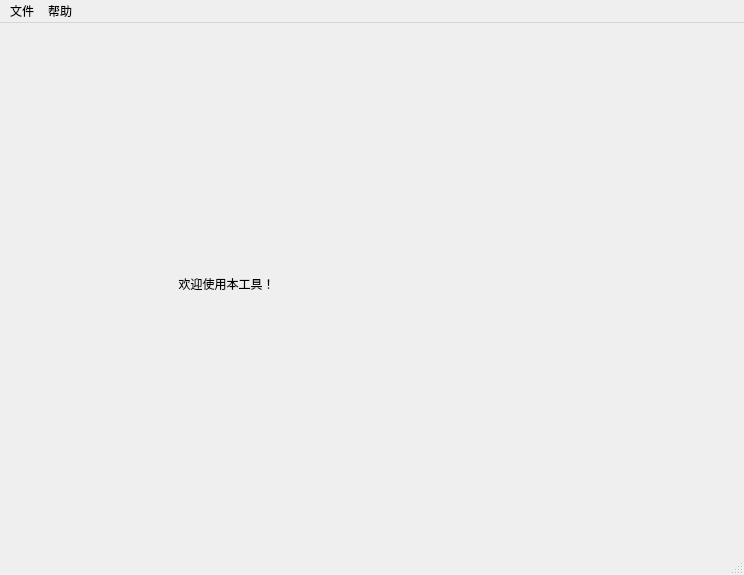
<?xml version="1.0" encoding="UTF-8"?>
<ui version="4.0">
 <class>MainWindow</class>
 <widget class="QMainWindow" name="MainWindow">
  <property name="geometry">
   <rect>
    <x>0</x>
    <y>0</y>
    <width>744</width>
    <height>575</height>
   </rect>
  </property>
  <property name="windowTitle">
   <string>MainWindow</string>
  </property>
  <widget class="QWidget" name="centralwidget">
   <layout class="QGridLayout" name="gridLayout">
    <property name="leftMargin">
     <number>9</number>
    </property>
    <property name="topMargin">
     <number>0</number>
    </property>
    <property name="rightMargin">
     <number>9</number>
    </property>
    <property name="bottomMargin">
     <number>9</number>
    </property>
    <property name="spacing">
     <number>6</number>
    </property>
    <item row="0" column="0">
     <widget class="QStackedWidget" name="stackedWidget">
      <property name="currentIndex">
       <number>0</number>
      </property>
      <widget class="QWidget" name="page">
       <layout class="QGridLayout" name="gridLayout_2">
        <property name="leftMargin">
         <number>0</number>
        </property>
        <property name="topMargin">
         <number>0</number>
        </property>
        <property name="rightMargin">
         <number>0</number>
        </property>
        <property name="bottomMargin">
         <number>0</number>
        </property>
        <property name="spacing">
         <number>0</number>
        </property>
        <item row="0" column="0">
         <widget class="QLabel" name="label">
          <property name="text">
           <string>                                                   欢迎使用本工具！</string>
          </property>
         </widget>
        </item>
       </layout>
      </widget>
      <widget class="QWidget" name="page_main">
       <layout class="QGridLayout" name="gridLayout_3"/>
      </widget>
     </widget>
    </item>
   </layout>
  </widget>
  <widget class="QMenuBar" name="menubar">
   <property name="geometry">
    <rect>
     <x>0</x>
     <y>0</y>
     <width>744</width>
     <height>23</height>
    </rect>
   </property>
   <widget class="QMenu" name="menu_2">
    <property name="title">
     <string>文件</string>
    </property>
    <addaction name="action_importFile"/>
    <addaction name="action_exportFile"/>
    <addaction name="action_clearData"/>
   </widget>
   <widget class="QMenu" name="menu">
    <property name="title">
     <string>帮助</string>
    </property>
    <addaction name="action_helpFile"/>
    <addaction name="action_tool"/>
   </widget>
   <addaction name="menu_2"/>
   <addaction name="menu"/>
  </widget>
  <widget class="QStatusBar" name="statusBar"/>
  <action name="action_usart">
   <property name="text">
    <string>串口</string>
   </property>
  </action>
  <action name="action_createFile">
   <property name="text">
    <string>新建文件</string>
   </property>
  </action>
  <action name="action_openFile">
   <property name="text">
    <string>打开文件</string>
   </property>
  </action>
  <action name="action_saveFile">
   <property name="text">
    <string>保存文件</string>
   </property>
  </action>
  <action name="action_5">
   <property name="text">
    <string>退出</string>
   </property>
  </action>
  <action name="action_saveOtherFile">
   <property name="text">
    <string>文件另存为</string>
   </property>
  </action>
  <action name="action_importFile">
   <property name="text">
    <string>导入</string>
   </property>
  </action>
  <action name="action_exportFile">
   <property name="text">
    <string>导出</string>
   </property>
  </action>
  <action name="action_clearData">
   <property name="text">
    <string>清除</string>
   </property>
  </action>
  <action name="action_helpFile">
   <property name="text">
    <string>帮助文档</string>
   </property>
  </action>
  <action name="action_tool">
   <property name="text">
    <string>在线升级检测</string>
   </property>
  </action>
 </widget>
 <resources/>
 <connections/>
</ui>
